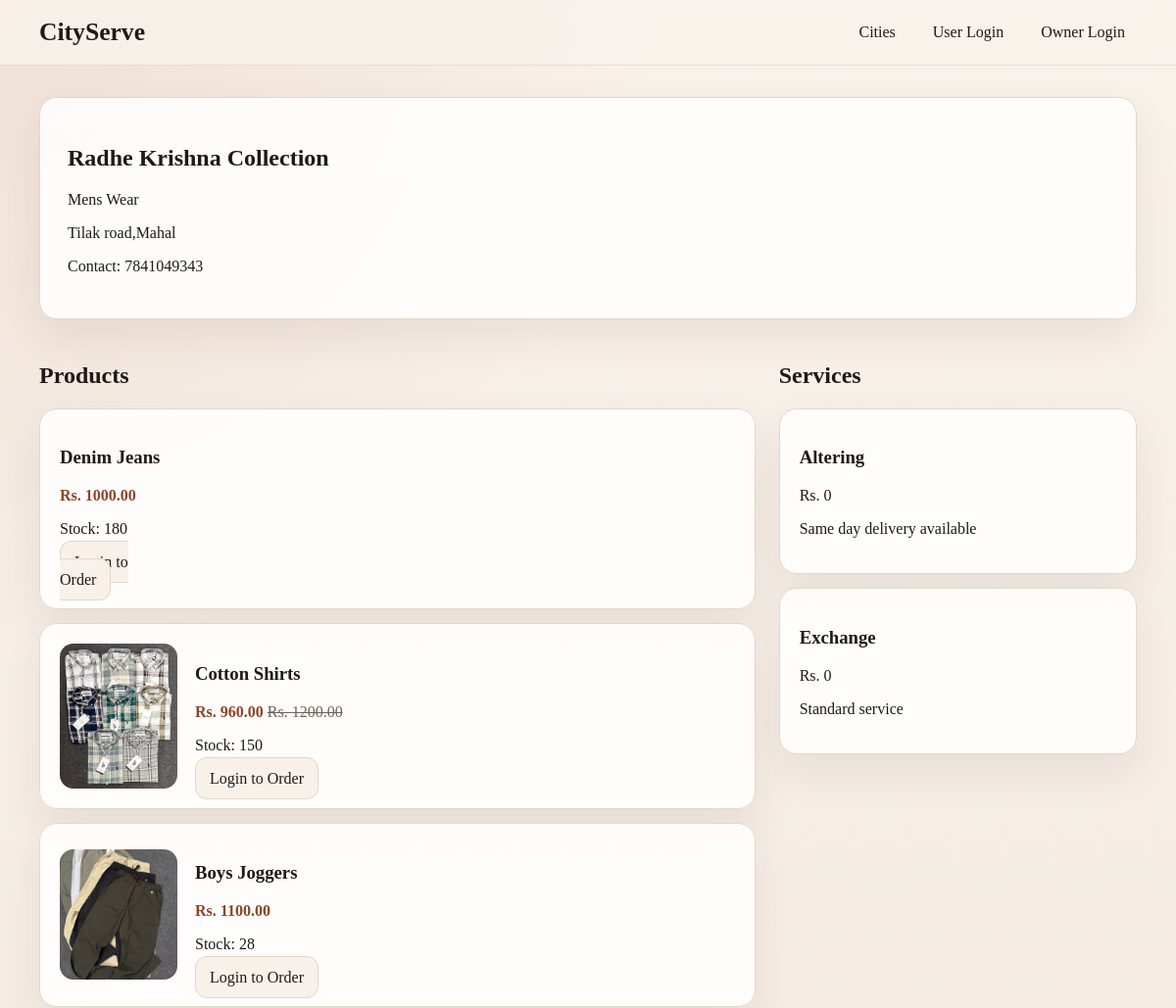
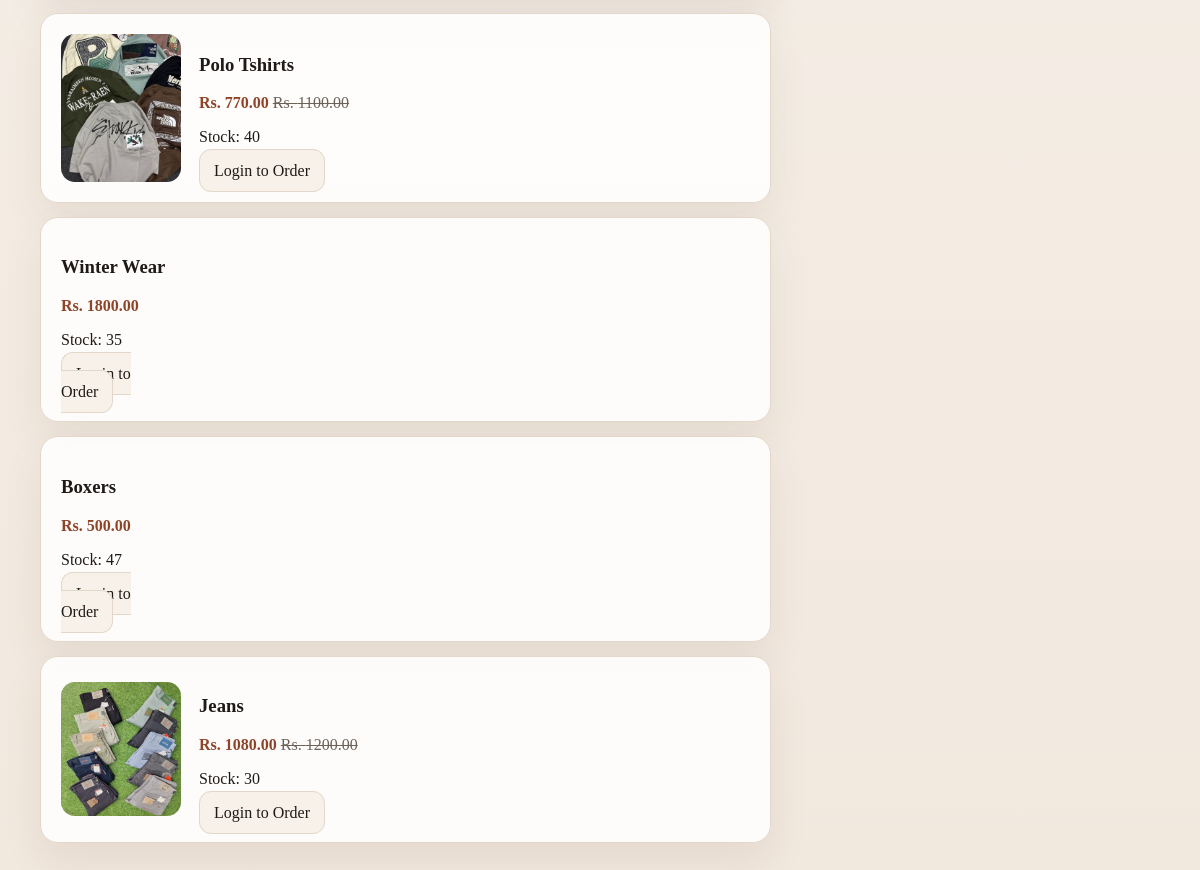
Screenshot of /shop/1/ with the database file from the repository (2 pictures, top to bottom).
### shops/models.py (models this page shows, shortened)
class Shop(models.Model):
    owner = models.ForeignKey(User, on_delete=models.CASCADE)
    city = models.ForeignKey(City, on_delete=models.CASCADE)
    name = models.CharField(max_length=200)
    category = models.CharField(max_length=100)
    contact = models.CharField(max_length=15)
    address = models.TextField(blank=True, null=True)
    open_time = models.TimeField()
    close_time = models.TimeField()

### products/models.py (models this page shows, shortened)
class Product(models.Model):
    shop = models.ForeignKey(
    Shop,
    on_delete=models.CASCADE,
    related_name="products",
    default=1   # ← use the shop ID you created
)
    name = models.CharField(max_length=200)
    price = models.DecimalField(max_digits=10, decimal_places=2)
    discount_percent = models.IntegerField(default=0)
    stock = models.IntegerField()
    image = models.ImageField(upload_to='products/', null=True, blank=True)
    @property
    def discounted_price(self):
        if self.discount_percent > 0:
            return self.price * (100 - self.discount_percent) / 100
        return self.price

### services/models.py (models this page shows, shortened)
class Service(models.Model):
    shop = models.ForeignKey(Shop, on_delete=models.CASCADE)
    name = models.CharField(max_length=100)
    price = models.IntegerField()
    same_day_delivery = models.BooleanField(default=False)

### shops/views.py (the view)
# urls.py: path('shop/<int:shop_id>/', shop_detail, name='shop_detail'),
def shop_detail(request, shop_id):
    shop = get_object_or_404(Shop, id=shop_id)
    services = Service.objects.filter(shop=shop)
    products = shop.products.all()
    return render(request, 'shop_detail.html', {
        'shop': shop,
        'services': services,
        'products': products
    })

### templates/shop_detail.html (shortened to what this page needs)
{% extends 'base.html' %}
{% block content %}
<section class="hero-card">
    <h1>{{ shop.name }}</h1>
    <p>{{ shop.category }}</p>
    {% if shop.address %}
        <p>{{ shop.address }}</p>
    {% endif %}
    <p>Contact: {{ shop.contact }}</p>
</section>
<section class="split-layout">
    <div>
        <h2>Products</h2>
        <div class="stack-list">
            {% for product in products %}
                <div class="card product-card">
                    {% if product.image %}
                        <img src="{{ product.image.url }}" alt="{{ product.name }}">
                    {% endif %}
                    <div>
                        <h3>{{ product.name }}</h3>
                        {% if product.discount_percent %}
                            <p><span class="price-current">Rs. {{ product.discounted_price }}</span> <span class="price-old">Rs. {{ product.price }}</span></p>
                        {% else %}
                            <p class="price-current">Rs. {{ product.price }}</p>
                        {% endif %}
                        <p>Stock: {{ product.stock }}</p>
                        {% if user.is_authenticated %}
                            <a class="button" href="{% url 'add_to_cart' product.id %}">Add to Cart</a>
                        {% else %}
                            <a class="button button-secondary" href="{% url 'login' %}">Login to Order</a>
                        {% endif %}
                    </div>
                </div>
            {% empty %}
                <div class="card">
                    <p>No products available.</p>
                </div>
            {% endfor %}
        </div>
    </div>
    <div>
        <h2>Services</h2>
        <div class="stack-list">
            {% for service in services %}
                <div class="card">
                    <h3>{{ service.name }}</h3>
                    <p>Rs. {{ service.price }}</p>
                    <p>{% if service.same_day_delivery %}Same day delivery available{% else %}Standard service{% endif %}</p>
                </div>
            {% empty %}
                <div class="card">
                    <p>No services available.</p>
                </div>
            {% endfor %}
        </div>
    </div>
</section>
{% endblock %}

### static/css/style.css (style rules this page uses)
:root { --bg: #f4efe8; --surface: #ffffff; --surface-alt: #f7f1ea; --text: #1f1a17; --muted: #6d6258; --border: #e3d7ca; --accent: #b85c38; --accent-dark: #8f4428; --shadow: 0 18px 40px rgba(73, 43, 28, 0.08); --radius: 18px; }
* { box-sizing: border-box; }
body { margin: 0; font-family: Georgia, "Times New Roman", serif; background: radial-gradient(circle at top left, rgba(184, 92, 56, 0.12), transparent 30%), linear-gradient(180deg, #f8f2eb 0%, #f1e8de 100%); color: var(--text); }
a { color: inherit; text-decoration: none; }
img { max-width: 100%; display: block; border-radius: 14px; }
.hero-card, .card { background: rgba(255, 255, 255, 0.88); border: 1px solid var(--border); border-radius: var(--radius); box-shadow: var(--shadow); }
.hero-card { padding: 28px; margin-bottom: 24px; }
.card { padding: 20px; }
.split-layout { display: grid; grid-template-columns: 2fr 1fr; gap: 24px; }
.stack-list, .stack-form, .coupon-form, .search-form, .cart-actions { display: flex; flex-direction: column; gap: 14px; }
.product-card, .cart-item { display: grid; grid-template-columns: 120px 1fr; gap: 18px; align-items: center; }
.summary-total, .price-current { font-weight: 700; color: var(--accent-dark); }
.price-old { color: var(--muted); text-decoration: line-through; }
input, select, button, .button { width: 100%; border-radius: 12px; border: 1px solid var(--border); padding: 12px 14px; font: inherit; }
button, .button { background: var(--accent); color: #fff; text-align: center; cursor: pointer; transition: transform 0.18s ease, background 0.18s ease; }
.button-secondary { background: var(--surface-alt); color: var(--text); }

### rows the page displays
Shop: name "Radhe Krishna Collection", category "Mens Wear", address "Tilak road,Mahal", contact "7841049343"
Product: name "Denim Jeans", price "1000.00", stock "180"
Product: image (picture), name "Cotton Shirts", discounted_price "960.00", price "1200.00", stock "150"
Product: image (picture), name "Boys Joggers", price "1100.00", stock "28"
Product: image (picture), name "Polo Tshirts", discounted_price "770.00", price "1100.00", stock "40"
Product: name "Winter Wear", price "1800.00", stock "35"
Product: name "Boxers", price "500.00", stock "47"
Product: image (picture), name "Jeans", discounted_price "1080.00", price "1200.00", stock "30"
Service: name "Altering", price "0", same_day_delivery "Same day delivery available"
Service: name "Exchange", price "0", same_day_delivery "Standard service"
